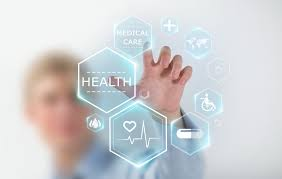
#> input picture frontend/assets/bg.jpg, 282 x 179 px
$ python -i vision_utils.py   (imports and definitions only)   (older library calls are emulated)
#> lines starting #> are read from the running program, lines starting #| are printed output that depends on the picture; after the words box and inside, x2 and y2 are one past the last pixel; in counts of white or black regions, pixels touching at a corner belong together
#> further down, picture is the input picture: shape (179, 282, 3); mean B, G, R 211, 208.8, 207.4
"""
Vita AI – Vision Utilities
============================
Reusable OpenCV / MediaPipe helpers for ROI extraction, landmark
processing, colour sampling, and frame-level quality metrics.

Kept separate from the face module so teammates can import individual
helpers into other pipelines (e.g. skin-lesion analysis, wound ROI).
"""

from __future__ import annotations

import logging
from typing import Any, Dict, List, Optional, Tuple

import numpy as np

logger = logging.getLogger(__name__)

try:
    import cv2  # type: ignore
    _HAS_CV2 = True
except ImportError:
    _HAS_CV2 = False

# ═══════════════════════════════════════════════════════════════════════════
# MediaPipe landmark index groups
# ═══════════════════════════════════════════════════════════════════════════

# Eyes (6-point EAR model)
LEFT_EYE = [362, 385, 387, 263, 373, 380]
RIGHT_EYE = [33, 160, 158, 133, 153, 144]

# Iris centres (needs refine_landmarks=True)
LEFT_IRIS = [468, 469, 470, 471, 472]
RIGHT_IRIS = [473, 474, 475, 476, 477]

# Forehead ROI anchors
FOREHEAD_TOP = 10
FOREHEAD_LEFT = 67
FOREHEAD_RIGHT = 297
NOSE_BRIDGE = 8

# Cheek polygon landmarks (left / right)
LEFT_CHEEK = [50, 101, 36, 206]
RIGHT_CHEEK = [280, 330, 266, 426]

# Region landmark groups for muscle-motion tracking
REGION_LANDMARKS: Dict[str, List[int]] = {
    "forehead": [10, 67, 297, 109, 338, 69, 104, 68],
    "left_eyebrow": [70, 63, 105, 66, 107, 55, 65, 52, 53, 46],
    "right_eyebrow": [300, 293, 334, 296, 336, 285, 295, 282, 283, 276],
    "mouth": [61, 146, 91, 181, 84, 17, 314, 405, 321, 375,
              291, 409, 270, 269, 267, 0, 37, 39, 40, 185],
    "jaw": [172, 136, 150, 149, 176, 148, 152, 377, 400, 378,
            379, 365, 397, 288],
}


# ═══════════════════════════════════════════════════════════════════════════
# ROI extraction from MediaPipe landmarks
# ═══════════════════════════════════════════════════════════════════════════

# [202 lines left out: functions extract_forehead_roi, extract_cheek_roi, mean_green_from_roi, mean_rgb_from_roi, _tile_bounds, _tile_quality_weight and 2 more, not called in this run]


# ═══════════════════════════════════════════════════════════════════════════
# Skin-tone HSV mask
# ═══════════════════════════════════════════════════════════════════════════

def build_skin_mask(frame_bgr: np.ndarray) -> np.ndarray:
    """Create a binary skin-tone mask using HSV + YCrCb dual thresholds.

    Dual-space masking catches more skin tones across diverse complexions
    while still rejecting non-skin pixels (hair, background, specular).
    Returns a uint8 mask (255 = skin, 0 = non-skin).
    """
    if not _HAS_CV2:
        return np.ones(frame_bgr.shape[:2], dtype=np.uint8) * 255

    # --- HSV mask (broad range for diverse tones) ---
    hsv = cv2.cvtColor(frame_bgr, cv2.COLOR_BGR2HSV)
#> hsv: shape (179, 282, 3); mean H, S, V 81.1, 26.2, 219.6
    lower1 = np.array([0, 25, 50], dtype=np.uint8)
    upper1 = np.array([25, 255, 250], dtype=np.uint8)
    mask_h1 = cv2.inRange(hsv, lower1, upper1)
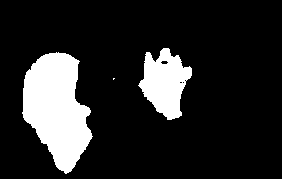
#> mask_h1: shape (179, 282); 15.6% white; 3 white regions (1 under 20 px), largest, box (x1, y1, x2, y2) and area: (22, 52, 93, 174) 5542, (138, 48, 192, 120) 2329
    # Wrap-around hue for reddish skin
    lower2 = np.array([160, 25, 50], dtype=np.uint8)
    upper2 = np.array([180, 255, 250], dtype=np.uint8)
    mask_h2 = cv2.inRange(hsv, lower2, upper2)
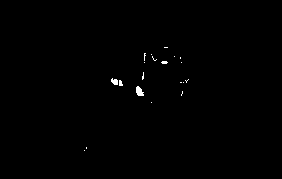
#> mask_h2: shape (179, 282); 0.36% white; 20 white regions (18 under 20 px), largest, box (x1, y1, x2, y2) and area: (136, 86, 144, 96) 56, (111, 78, 118, 85) 35
    mask_hsv = mask_h1 | mask_h2
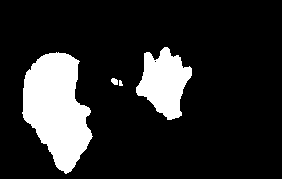
#> mask_hsv: shape (179, 282); 16% white; 4 white regions (1 under 20 px), largest, box (x1, y1, x2, y2) and area: (22, 52, 93, 174) 5545, (136, 47, 192, 120) 2454, (111, 78, 118, 85) 38

    # --- YCrCb mask (better skin segmentation across lighting) ---
    ycrcb = cv2.cvtColor(frame_bgr, cv2.COLOR_BGR2YCrCb)
#> ycrcb: shape (179, 282, 3); mean of channels 0, 1, 2 208.6, 127.1, 129.4
    lower_ycrcb = np.array([0, 133, 77], dtype=np.uint8)
    upper_ycrcb = np.array([255, 173, 127], dtype=np.uint8)
    mask_ycrcb = cv2.inRange(ycrcb, lower_ycrcb, upper_ycrcb)
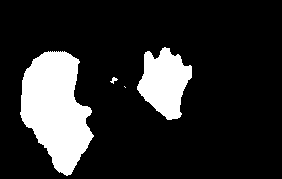
#> mask_ycrcb: shape (179, 282); 16.8% white; 4 white regions (1 under 20 px), largest, box (x1, y1, x2, y2) and area: (20, 51, 94, 176) 5924, (137, 47, 192, 120) 2534, (110, 77, 118, 84) 26

    # Union of both colour spaces (catches more skin tones)
    combined = mask_hsv | mask_ycrcb
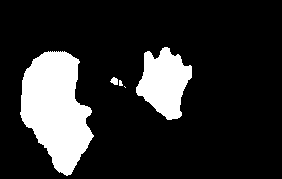
#> combined: shape (179, 282); 17% white; 5 white regions (2 under 20 px), largest, box (x1, y1, x2, y2) and area: (20, 51, 94, 176) 5950, (136, 47, 192, 120) 2565, (110, 77, 118, 85) 45

    # Light morphological cleanup: remove small noise blobs
    kernel = cv2.getStructuringElement(cv2.MORPH_ELLIPSE, (3, 3))
    combined = cv2.morphologyEx(combined, cv2.MORPH_OPEN, kernel, iterations=1)
#> combined: shape (179, 282); 17% white; 4 white regions (1 under 20 px), largest, box (x1, y1, x2, y2) and area: (20, 51, 94, 176) 5944, (136, 47, 192, 120) 2562, (110, 77, 118, 85) 44
    return combined


# ═══════════════════════════════════════════════════════════════════════════
# Overexposure detection
# ═══════════════════════════════════════════════════════════════════════════

# [181 lines left out: functions overexposure_ratio, frame_overexposure_ratio, denoise_frame, sample_polygon_color, sample_iris_color, frame_brightness and 4 more, not called in this run]


# ═══════════════════════════════════════════════════════════════════════════
# Landmark-based motion metrics
# ═══════════════════════════════════════════════════════════════════════════

def landmark_positions(lm_list, indices: List[int], h: int, w: int) -> np.ndarray:
    """Nx2 array of (x, y) pixel positions for given landmark indices."""
    return np.array([(lm_list[i].x * w, lm_list[i].y * h) for i in indices])


# [10 lines left out: function head_motion_magnitude, not called in this run]


# Stable anchor landmarks for head-motion estimation
HEAD_ANCHORS = [1, 4, 5, 6, 10, 33, 133, 263, 362, 168]


def extract_anchor_positions(lm_list, h: int, w: int) -> np.ndarray:
    """Extract positions of stable head-anchor landmarks."""
    return landmark_positions(lm_list, HEAD_ANCHORS, h, w)


# ═══════════════════════════════════════════════════════════════════════════
# Haar-cascade fallback
# ═══════════════════════════════════════════════════════════════════════════

# [99 lines left out: functions extract_face_roi_haar, compute_roi_quality_metrics, not called in this run]


# ═══════════════════════════════════════════════════════════════════════════
# Landmark Smoothing (EMA-based ROI stabilisation)
# ═══════════════════════════════════════════════════════════════════════════

class LandmarkSmoother:
    """EMA-based smoothing of MediaPipe landmarks across frames.

    Reduces frame-to-frame jitter so ROIs stay locked to the same skin
    patch.  The smoothing factor ``alpha`` controls responsiveness:
    higher = more responsive (less smoothing), lower = more stable.
    """

    def __init__(self, alpha: float = 0.6) -> None:
        self._alpha = alpha
        self._prev_positions: Optional[np.ndarray] = None

    # [44 lines left out: functions smooth, smooth_to_landmarks, roi_drift, not called in this run]

>>> import cv2
>>> picture = cv2.imread('../../../../frontend/assets/bg.jpg')
>>> result = build_skin_mask(picture)
